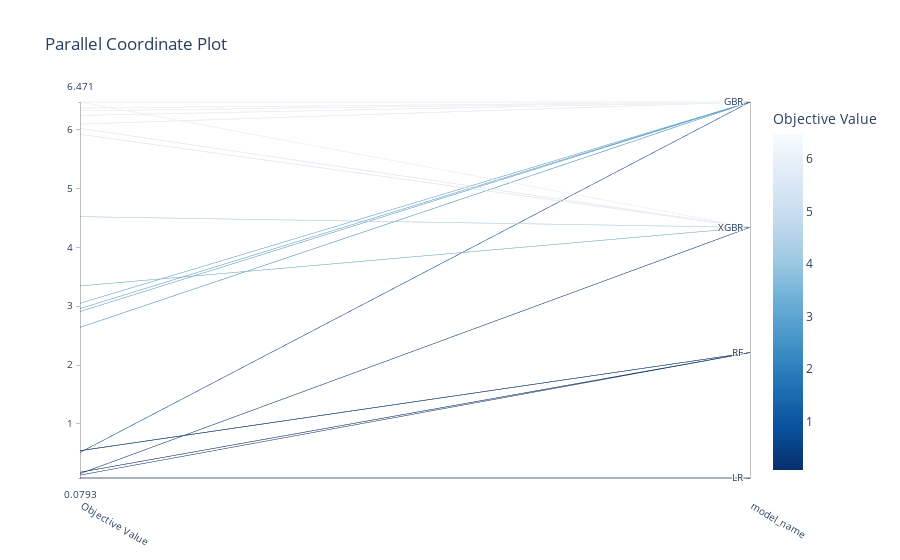

Notebook source saved alongside this figure:
### Code cell
plot_parallel_coordinate(study, params=["model_name"])
